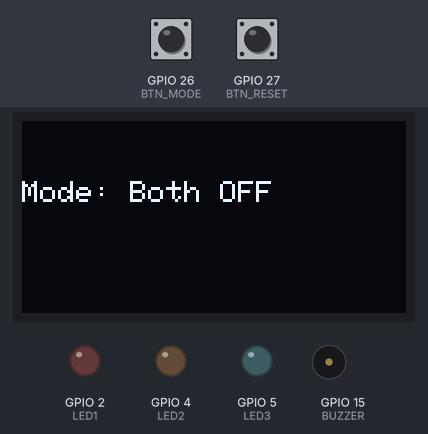
This sketch was run on a simulated ESP32. Shown: 128×64 one-colour display, output pins drawn as LEDs (lit = HIGH), buzzer (waves = sounding). The inputs (shaded band) are chosen by the test bench; at power-on: GPIO 27 (BTN_RESET) HIGH, GPIO 26 (BTN_MODE) HIGH.

Above: at 1.2 s.
1.3 s: GPIO 27 (BTN_RESET) pulled LOW for 0.15 s
At 2.3 s:
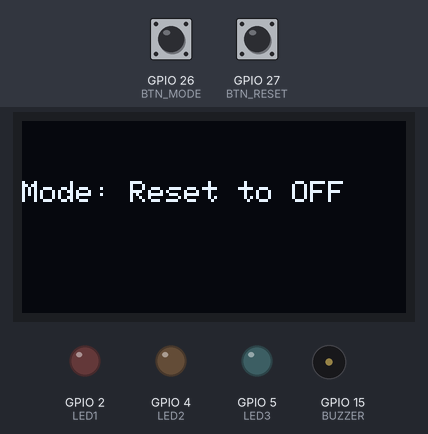
3.0 s: GPIO 26 (BTN_MODE) pulled LOW for 0.15 s
At 3.5 s:
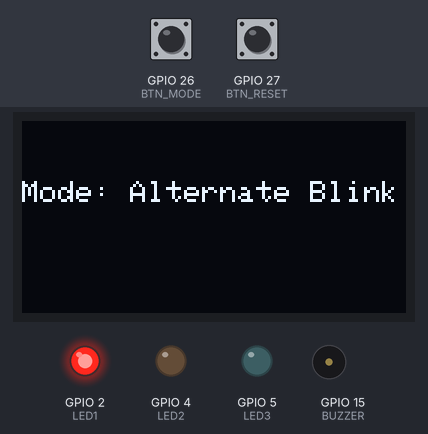
4.6 s: GPIO 26 (BTN_MODE) pulled LOW for 1 s
At 5.5 s:
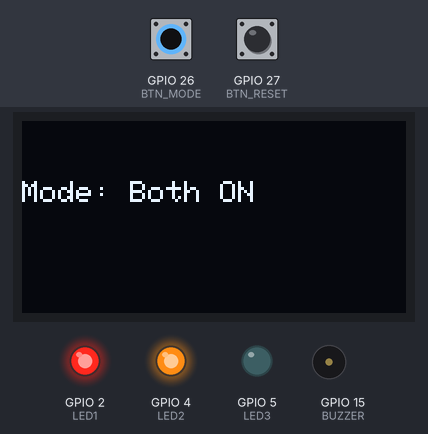
7.1 s: GPIO 26 (BTN_MODE) pulled LOW for 0.15 s
At 7.42 s:
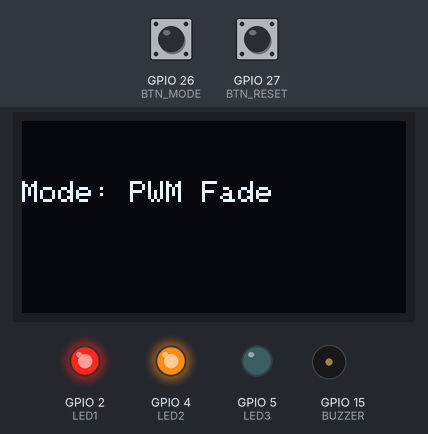
7.8 s: GPIO 26 (BTN_MODE) pulled LOW for 3.2 s
At 9.94 s:
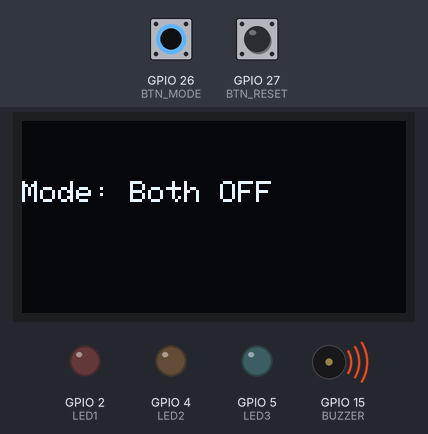
12.5 s: GPIO 27 (BTN_RESET) pulled LOW for 1 s
At 12.62 s:
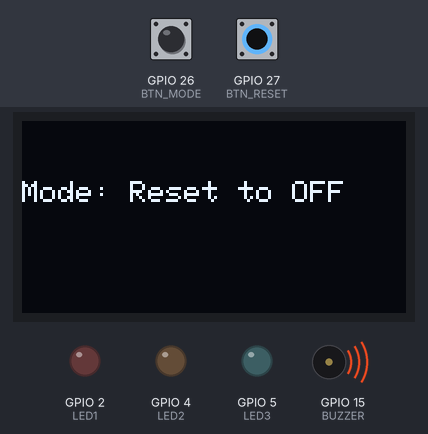
Timing chart, 0 to 15.5 s (numbered marks = the images above; inputs shaded):
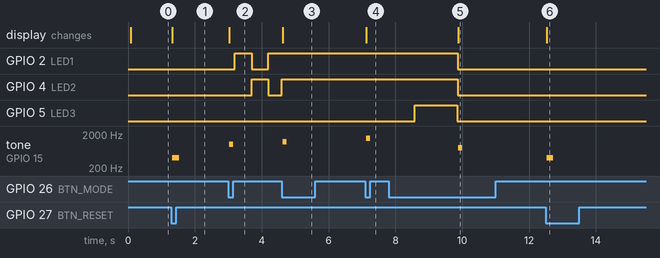

The sketch:

sketch.ino
```cpp
/*
  Project: LED Mode Controller with OLED and Buzzer
  Name: Umar Mushtaq
  Reg No: 23-NTU-CS-1077
  Date: 23-Oct-2025
*/

#include <Arduino.h>
#include <Wire.h>
#include <Adafruit_GFX.h>
#include <Adafruit_SSD1306.h>

// --- Pin definitions ---
#define LED1 2           // LED 1 pin
#define LED2 4           // LED 2 pin
#define LED3 5           // LED 3 (PWM LED)
#define BTN_MODE 26      // Button for changing modes
#define BTN_RESET 27     // Button for resetting to OFF
#define BUZZER 15        // Buzzer pin

// --- OLED display object ---
Adafruit_SSD1306 display(128, 64, &Wire, -1);

// --- Variables for modes and LED control ---
volatile int mode = 0;                 // stores current LED mode (1–4)
volatile bool modeChanged = false;     // flag to indicate mode button pressed
volatile bool resetPressed = false;    // flag for reset button

unsigned long prevMillis = 0;          // for timing LED blink
bool ledState = false;                 // LED toggle flag

// --- Function: show message on OLED ---
void showMsg(String msg) {
  display.clearDisplay();          // clear old screen content
  display.setTextSize(1);
  display.setTextColor(WHITE);
  display.setCursor(0, 20);
  display.print("Mode: ");         // show "Mode:" label
  display.println(msg);            // print current mode
  display.display();               // update OLED screen
}

// --- Function: make a short beep sound ---
void beepBuzzer(int freq, int dur) {
  tone(BUZZER, freq, dur);         // start buzzer tone
  delay(dur + 50);                 // wait for duration
  noTone(BUZZER);                  // stop buzzer
}

// --- Interrupt Service Routine for MODE button ---
void IRAM_ATTR handleModeButton() {
  static unsigned long lastPress = 0;
  unsigned long currentMillis = millis();

  // Debounce check
  if (currentMillis - lastPress > 200) {
    modeChanged = true;
    lastPress = currentMillis;
  }
}

// --- Interrupt Service Routine for RESET button ---
void IRAM_ATTR handleResetButton() {
  static unsigned long lastPress = 0;
  unsigned long currentMillis = millis();

  // Debounce check
  if (currentMillis - lastPress > 200) {
    resetPressed = true;
    lastPress = currentMillis;
  }
}

void setup() {
  // --- Pin setup ---
  pinMode(LED1, OUTPUT);
  pinMode(LED2, OUTPUT);
  pinMode(LED3, OUTPUT);
  pinMode(BTN_MODE, INPUT_PULLUP);   // use internal pull-up
  pinMode(BTN_RESET, INPUT_PULLUP);
  pinMode(BUZZER, OUTPUT);

  // --- Initialize OLED display ---
  display.begin(SSD1306_SWITCHCAPVCC, 0x3C);
  display.clearDisplay();
  display.display();

  showMsg("Both OFF");              // show default mode at start

  // --- Attach interrupts ---
  attachInterrupt(digitalPinToInterrupt(BTN_MODE), handleModeButton, FALLING);
  attachInterrupt(digitalPinToInterrupt(BTN_RESET), handleResetButton, FALLING);
}

void loop() {
  // --- Handle Mode change interrupt ---
  if (modeChanged) {
    modeChanged = false;
    mode++;
    if (mode > 4) mode = 1;         // wrap back to mode 1 after 4

    // --- Change behavior based on selected mode ---
    switch (mode) {
      case 1:
        // Mode 1: Both LEDs OFF
        digitalWrite(LED1, LOW);
        digitalWrite(LED2, LOW);
        showMsg("Both OFF");
        beepBuzzer(800, 120);       // short beep
        break;

      case 2:
        // Mode 2: Alternate Blink
        showMsg("Alternate Blink");
        beepBuzzer(1000, 120);
        break;

      case 3:
        // Mode 3: Both LEDs ON
        digitalWrite(LED1, HIGH);
        digitalWrite(LED2, HIGH);
        showMsg("Both ON");
        beepBuzzer(1200, 120);
        break;

      case 4:
        // Mode 4: PWM Fade
        showMsg("PWM Fade");
        beepBuzzer(1500, 120);
        break;
    }
  }

  // --- Handle Reset interrupt ---
  if (resetPressed) {
    resetPressed = false;
    mode = 1;                        // go back to mode 1 (OFF)
    digitalWrite(LED1, LOW);
    digitalWrite(LED2, LOW);
    analogWrite(LED3, 0);
    showMsg("Reset to OFF");
    beepBuzzer(400, 200);
  }

  // --- Mode behaviors ---
  if (mode == 2) { // Alternate Blink mode
    if (millis() - prevMillis >= 500) {
      prevMillis = millis();
      ledState = !ledState;           // toggle state
      digitalWrite(LED1, ledState);
      digitalWrite(LED2, !ledState);
    }
  }

  if (mode == 4) { // PWM Fade mode
    // increase LED brightness
    for (int i = 0; i <= 255; i++) {
      analogWrite(LED3, i);
      delay(5);
    }
    // decrease LED brightness
    for (int i = 255; i >= 0; i--) {
      analogWrite(LED3, i);
      delay(5);
    }
  }
}
```

Measured:
- after the input at 1.3 s, tone on GPIO 15 (BUZZER): silent → 400 Hz at once, → silent 0.20 s later; the display: changes at once (image 1)
- after the input at 3.0 s, GPIO 2 (LED1): LOW → HIGH after 0.20 s, → LOW 0.50 s later, → HIGH 0.50 s later; GPIO 4 (LED2): LOW → HIGH after 0.70 s, → LOW 0.50 s later; tone on GPIO 15 (BUZZER): silent → 1000 Hz at once, → silent 0.12 s later; the display: first differs from a run without the input at once (image 2)
- after the input at 4.6 s, GPIO 2 (LED1): stops changing and stays HIGH; tone on GPIO 15 (BUZZER): silent → 1200 Hz at once, → silent 0.12 s later; the display: first differs from a run without the input at once (image 3)
- after the input at 7.1 s, tone on GPIO 15 (BUZZER): silent → 1500 Hz at once, → silent 0.12 s later; the display: first differs from a run without the input at once (image 4)
- after the input at 7.8 s, GPIO 2 (LED1), GPIO 4 (LED2): HIGH → LOW after 2.1 s; GPIO 5 (LED3): goes on until 9.9 s, then stays LOW; tone on GPIO 15 (BUZZER): silent → 800 Hz after 2.1 s, → silent 0.12 s later; the display: changes after 2.1 s (image 5)
- after the input at 12.5 s, tone on GPIO 15 (BUZZER): silent → 400 Hz at once, → silent 0.20 s later; the display: changes at once (image 6)
